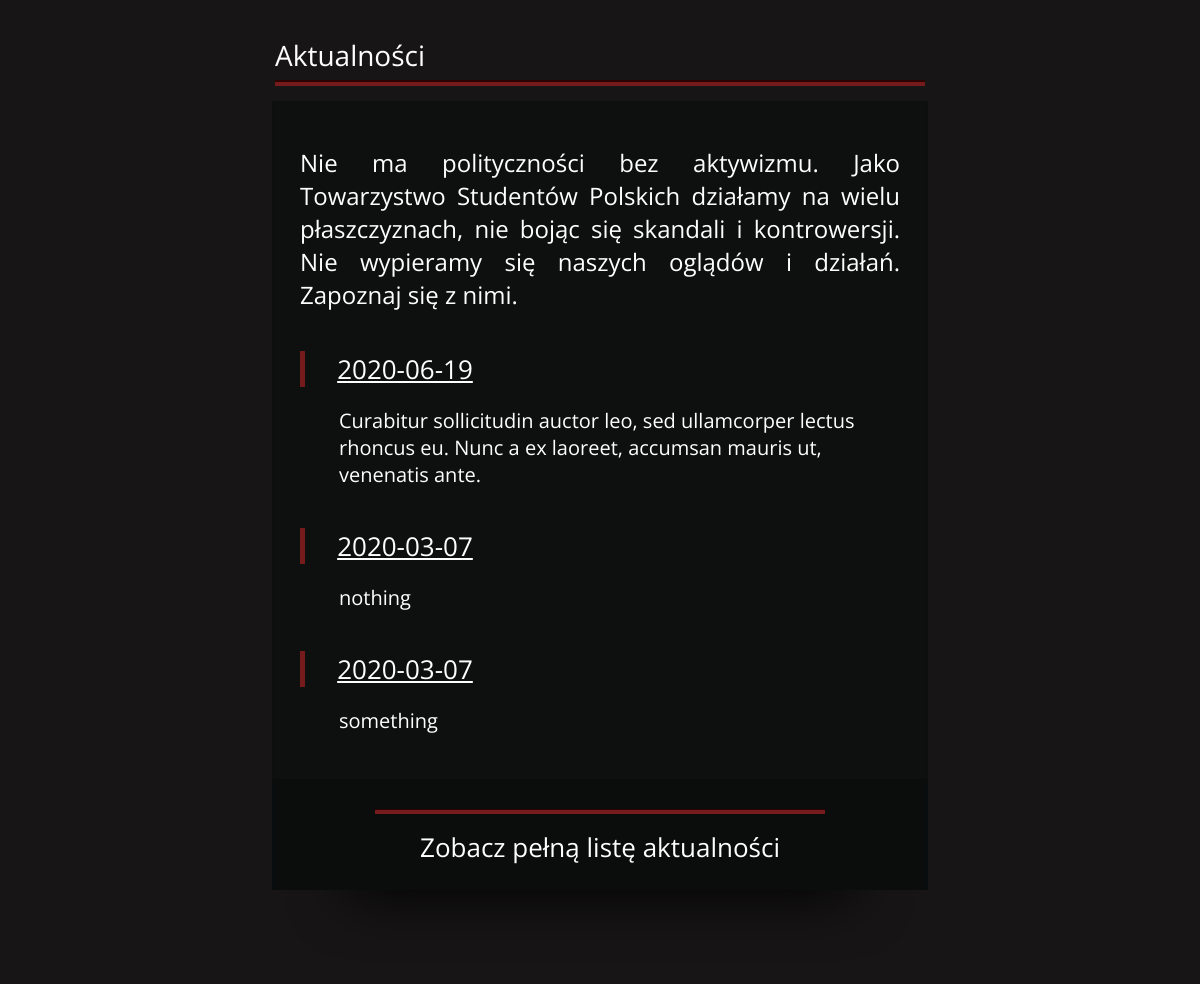
The app's page / (middle part), older data.
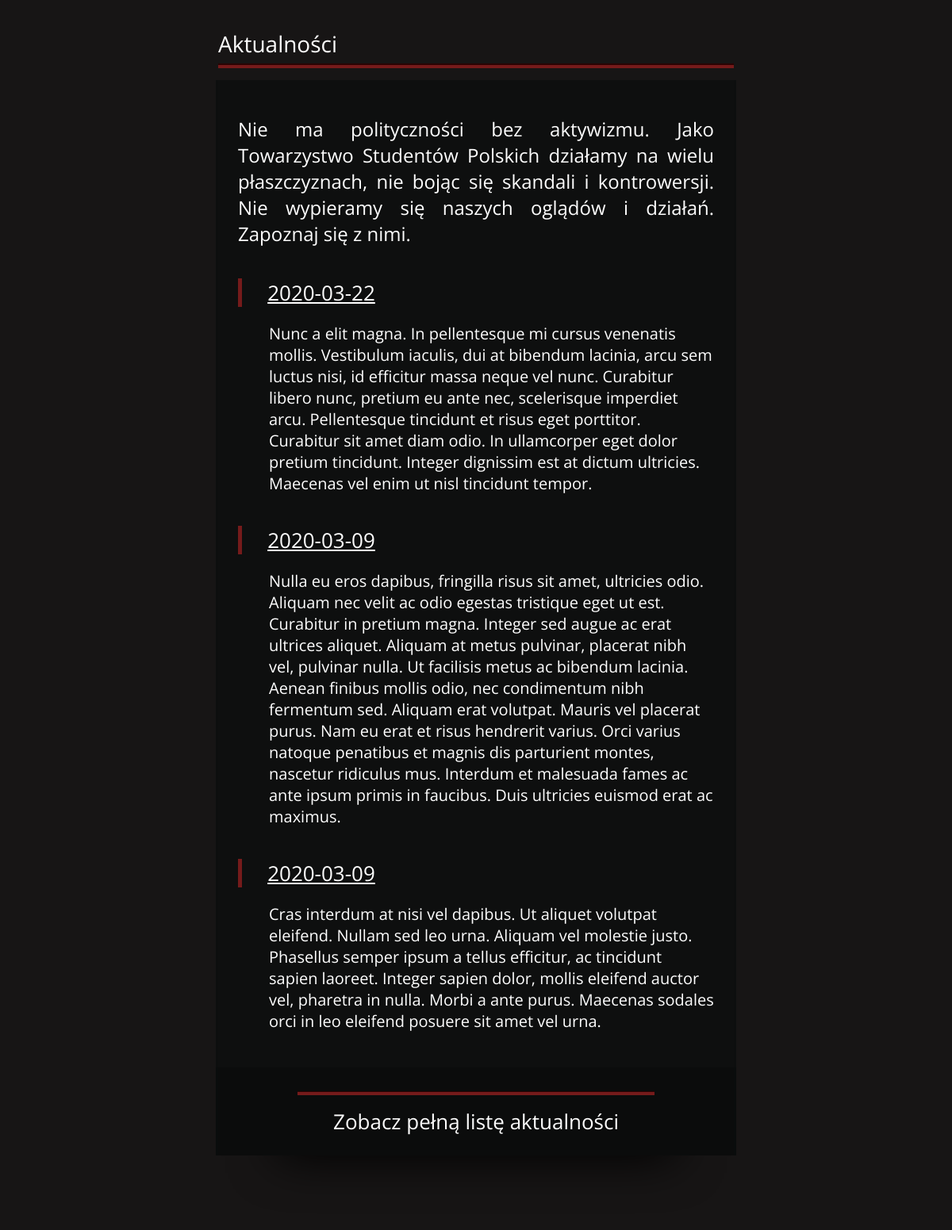
The same page, newer data.
### current/models.py (models this page shows, shortened)
class NewsFeed(models.Model):
    date = models.DateTimeField()
    body = models.TextField()

### info/templates/info/home.html (shortened to what this page needs)
{% extends "info/header_footer.html" %}
{% block content %}
<main>
            <article>
                <section>
                    <header>
                        <div class="SectionHeader">
                           <div id="Aktualnosci">Aktualności</div>
                           <div class="StickyLine2"></div>
                        </div>
                    </header>
                    <article>
                        <div class="MainSectionTop">
                        <div  class="OnasText">
                                <h2>
                                Nie ma polityczności bez aktywizmu. Jako Towarzystwo Studentów Polskich działamy na
                                wielu płaszczyznach, nie bojąc się skandali i kontrowersji. Nie wypieramy się naszych
                                oglądów i działań. Zapoznaj się z nimi.
                                </h2>
                        </div>
                            {% for post in object_list %}
                                    <div class="News">
                                        <div class="TopNews">
                                            <a href="/current/{{post.id}}">{{ post.date|date:"Y-m-d" }}</a>
                                        </div>
                                        <div class="NewsText">
                                            <p>
                                                {{post.body}}
                                            </p>
                                        </div>
                                    </div>
	                        {% endfor %}
                        </div>
                        <div class="LesserSectionBottom">
                            <div class="SeeAllArticles">
                                <div class="StickyLine3"></div>
                                <div class="UnderlinedText">
                                    <a href="/current/">Zobacz pełną listę aktualności</a>
                                </div>
                            </div>
                        </div>
                    </article>
                </section>
            </article>
        </main>
{% endblock %}

Row changes from the older to the newer data that the page shows:
removed NewsFeed: date "2020-06-19", body "Curabitur sollicitudin auctor leo, sed ullamcorper lectus rhoncus eu. Nunc a ex laoreet, accumsan mauris ut, venenatis ante."
removed NewsFeed: date "2020-03-07", body "nothing"
removed NewsFeed: date "2020-03-07", body "something"
added NewsFeed: date "2020-03-22", body "Nunc a elit magna. In pellentesque mi cursus venenatis mollis. Vestibulum iaculis, dui at bibendum lacinia, arcu sem luctus nisi, id efficitur massa neque vel nunc. Curabitur libero nunc, pretium eu ante nec, scelerisque imperdiet arcu. Pellentesque tincidunt et risus eget porttitor. Curabitur sit amet diam odio. In ullamcorper eget dolor pretium tincidunt. Integer dignissim est at dictum ultricies. Maecenas vel enim ut nisl tincidunt tempor."
added NewsFeed: date "2020-03-09", body "Nulla eu eros dapibus, fringilla risus sit amet, ultricies odio. Aliquam nec velit ac odio egestas tristique eget ut est. Curabitur in pretium magna. Integer sed augue ac erat ultrices aliquet. Aliquam at metus pulvinar, placerat nibh vel, pulvinar nulla. Ut facilisis metus ac bibendum lacinia. Aenean finibus mollis odio, nec condimentum nibh fermentum sed. Aliquam erat volutpat. Mauris vel placerat purus. Nam eu erat et risus hendrerit varius. Orci varius natoque penatibus et magnis dis parturient montes, nascetur ridiculus mus. Interdum et malesuada fames ac ante ipsum primis in faucibus. Duis ultricies euismod erat ac maximus."
added NewsFeed: date "2020-03-09", body "Cras interdum at nisi vel dapibus. Ut aliquet volutpat eleifend. Nullam sed leo urna. Aliquam vel molestie justo. Phasellus semper ipsum a tellus efficitur, ac tincidunt sapien laoreet. Integer sapien dolor, mollis eleifend auctor vel, pharetra in nulla. Morbi a ante purus. Maecenas sodales orci in leo eleifend posuere sit amet vel urna."
